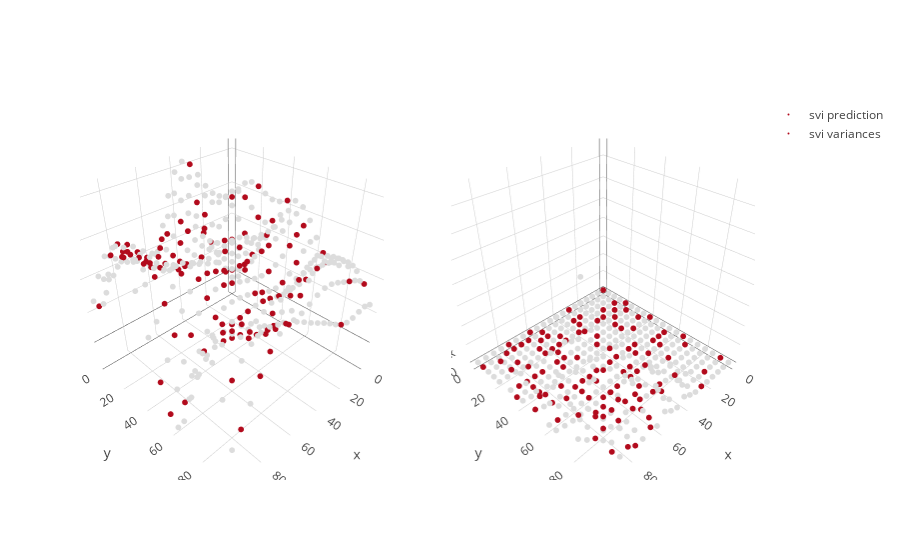

The notebook cell saved with this chart:
### Markdown cell above
From the SVI inference, we get an estimate of $s$, as well as the posterior variance. We could then use this posterior variance to select the next set of points to stimulate.

### Code cell
trace_svipred = go.Scatter3d(x = X[:,0], y = X[:,1], z=inf_svi.predict(), mode = 'markers', marker=dict(size = 2, color = color), name = "svi prediction")
#trace_svivar = go.Scatter3d(x = X[:,0], y = X[:,1], z=np.exp(inf_svi.q_S), mode = 'markers', marker=dict(size = 2, color = color), name = "svi variances")
trace_svivar = go.Scatter3d(x = X[:,0], y = X[:,1], z=np.diag(inf_svi.full_S()), mode = 'markers', marker=dict(size = 2, color = color), name = "svi variances")

fig = tools.make_subplots(rows=1, cols=2, specs=[[{'is_3d': True}, {'is_3d': True}]])
fig.append_trace(trace_svipred, 1, 1)
fig.append_trace(trace_svivar, 1, 2)
iplot(fig)

### Figure 1 — Plotly figure (JSON) as saved in the notebook; plotly's stock layout.template omitted (floating-point values rounded to 4 significant figures; data arrays with more than 128 entries replaced by an {"elided": "..."} marker saying what was removed)
{"data": [{"marker": {"color": {"elided": "400 int values"}, "size": 2}, "mode": "markers", "name": "svi prediction", "scene": "scene1", "type": "scatter3d", "x": {"elided": "400 int values"}, "y": {"elided": "400 int values"}, "z": {"elided": "400 float values"}}, {"marker": {"color": {"elided": "400 int values"}, "size": 2}, "mode": "markers", "name": "svi variances", "scene": "scene2", "type": "scatter3d", "x": {"elided": "400 int values"}, "y": {"elided": "400 int values"}, "z": {"elided": "400 float values"}}], "layout": {"scene1": {"domain": {"x": [0, 0.45], "y": [0, 1]}}, "scene2": {"domain": {"x": [0.55, 1], "y": [0, 1]}}}}
